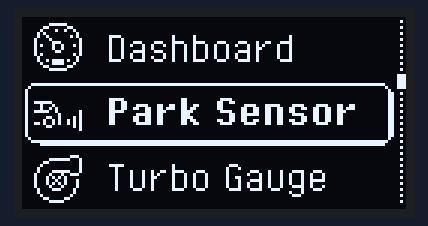
Bench run of a sketch on a simulated Arduino Uno, built with avr-gcc and run on an emulated ATmega328P. On the bench: 128×64 one-colour display.

Above: at 0.6 s.

The sketch:

OLED_Menu.ino
```cpp
#include "U8glib.h"

U8GLIB_SSD1306_128X64 u8g(U8G_I2C_OPT_DEV_0 | U8G_I2C_OPT_NO_ACK |U8G_I2C_OPT_FAST);

// 'New Project', 128x64px
const unsigned char epd_bitmap_New_Project [] PROGMEM = {
  0x00, 0x00, 0x00, 0x00, 0x00, 0x00, 0x00, 0x00, 0x00, 0x00, 0x00, 0x00, 0x00, 0x00, 0x00, 0x00,
  0x00, 0x00, 0x00, 0x00, 0x00, 0x00, 0x00, 0x00, 0x00, 0x00, 0x00, 0x00, 0x00, 0x00, 0x00, 0x02,
  0x00, 0x7e, 0x00, 0x00, 0x00, 0x00, 0x00, 0x00, 0x00, 0x00, 0x00, 0x00, 0x00, 0x00, 0x00, 0x00,
  0x01, 0x81, 0x80, 0x00, 0x00, 0x00, 0x00, 0x00, 0x00, 0x00, 0x00, 0x00, 0x00, 0x00, 0x00, 0x02,
  0x02, 0x12, 0x40, 0x00, 0x00, 0x00, 0x00, 0x00, 0x00, 0x00, 0x00, 0x00, 0x00, 0x00, 0x00, 0x00,
  0x05, 0x00, 0x20, 0x00, 0x00, 0x00, 0x00, 0x00, 0x00, 0x00, 0x00, 0x00, 0x00, 0x00, 0x00, 0x02,
  0x04, 0x80, 0xa0, 0x07, 0x80, 0x00, 0x20, 0x40, 0x00, 0x00, 0x00, 0x40, 0x00, 0x00, 0x00, 0x00,
  0x08, 0x40, 0x10, 0x04, 0x40, 0x00, 0x20, 0x40, 0x00, 0x00, 0x00, 0x40, 0x00, 0x00, 0x00, 0x02,
  0x08, 0x38, 0x10, 0x04, 0x47, 0x0e, 0x3c, 0x78, 0x70, 0xe2, 0x63, 0xc0, 0x00, 0x00, 0x00, 0x00,
  0x0a, 0x24, 0x50, 0x04, 0x48, 0x91, 0x22, 0x44, 0x89, 0x12, 0x84, 0x40, 0x00, 0x00, 0x00, 0x02,
  0x08, 0x24, 0x10, 0x04, 0x40, 0x90, 0x22, 0x44, 0x88, 0x13, 0x04, 0x40, 0x00, 0x00, 0x00, 0x00,
  0x08, 0x18, 0x10, 0x04, 0x47, 0x8e, 0x22, 0x44, 0x88, 0xf2, 0x04, 0x40, 0x00, 0x00, 0x00, 0x02,
  0x0a, 0x00, 0x50, 0x04, 0x48, 0x81, 0x22, 0x44, 0x89, 0x12, 0x04, 0x40, 0x00, 0x00, 0x00, 0x00,
  0x04, 0x00, 0x20, 0x04, 0x48, 0x91, 0x22, 0x44, 0x89, 0x12, 0x04, 0x40, 0x00, 0x00, 0x00, 0x02,
  0x04, 0xbd, 0x20, 0x07, 0x87, 0x8e, 0x22, 0x78, 0x70, 0xf2, 0x03, 0xc0, 0x00, 0x00, 0x00, 0x00,
  0x02, 0x3c, 0x40, 0x00, 0x00, 0x00, 0x00, 0x00, 0x00, 0x00, 0x00, 0x00, 0x00, 0x00, 0x00, 0x02,
  0x01, 0x81, 0x80, 0x00, 0x00, 0x00, 0x00, 0x00, 0x00, 0x00, 0x00, 0x00, 0x00, 0x00, 0x00, 0x00,
  0x00, 0x7e, 0x00, 0x00, 0x00, 0x00, 0x00, 0x00, 0x00, 0x00, 0x00, 0x00, 0x00, 0x00, 0x00, 0x02,
  0x00, 0x00, 0x00, 0x00, 0x00, 0x00, 0x00, 0x00, 0x00, 0x00, 0x00, 0x00, 0x00, 0x00, 0x00, 0x00,
  0x00, 0x00, 0x00, 0x00, 0x00, 0x00, 0x00, 0x00, 0x00, 0x00, 0x00, 0x00, 0x00, 0x00, 0x00, 0x07,
  0x00, 0x00, 0x00, 0x00, 0x00, 0x00, 0x00, 0x00, 0x00, 0x00, 0x00, 0x00, 0x00, 0x00, 0x00, 0x07,
  0x00, 0x00, 0x00, 0x00, 0x00, 0x00, 0x00, 0x00, 0x00, 0x00, 0x00, 0x00, 0x00, 0x00, 0x00, 0x07,
  0x1f, 0xff, 0xff, 0xff, 0xff, 0xff, 0xff, 0xff, 0xff, 0xff, 0xff, 0xff, 0xff, 0xff, 0xff, 0x87,
  0x20, 0x00, 0x00, 0x00, 0x00, 0x00, 0x00, 0x00, 0x00, 0x00, 0x00, 0x00, 0x00, 0x00, 0x00, 0x47,
  0x40, 0x00, 0x00, 0x00, 0x00, 0x00, 0x00, 0x00, 0x00, 0x00, 0x00, 0x00, 0x00, 0x00, 0x00, 0x20,
  0x40, 0x00, 0x00, 0x00, 0x00, 0x00, 0x00, 0x00, 0x00, 0x00, 0x00, 0x00, 0x00, 0x00, 0x00, 0x32,
  0x40, 0x00, 0x00, 0x00, 0x00, 0x00, 0x00, 0x00, 0x00, 0x00, 0x00, 0x00, 0x00, 0x00, 0x00, 0x30,
  0x40, 0x00, 0x00, 0x07, 0xc0, 0x00, 0x06, 0x00, 0x3c, 0x00, 0x00, 0x00, 0x00, 0x00, 0x00, 0x32,
  0x4f, 0xc0, 0x00, 0x06, 0x60, 0x00, 0x06, 0x00, 0x66, 0x00, 0x00, 0x00, 0x00, 0x00, 0x00, 0x30,
  0x42, 0x20, 0x00, 0x06, 0x63, 0xc6, 0x66, 0x60, 0x60, 0x3c, 0x7c, 0x3c, 0x3c, 0x66, 0x00, 0x32,
  0x42, 0x50, 0x00, 0x06, 0x66, 0x66, 0xe6, 0xc0, 0x60, 0x66, 0x66, 0x66, 0x66, 0x6e, 0x00, 0x30,
  0x4f, 0x90, 0x10, 0x07, 0xc0, 0x67, 0x07, 0x80, 0x3c, 0x66, 0x66, 0x60, 0x66, 0x70, 0x00, 0x32,
  0x40, 0x08, 0x10, 0x06, 0x03, 0xe6, 0x07, 0x00, 0x06, 0x7e, 0x66, 0x3c, 0x66, 0x60, 0x00, 0x30,
  0x40, 0xc8, 0x50, 0x06, 0x06, 0x66, 0x07, 0x80, 0x06, 0x60, 0x66, 0x06, 0x66, 0x60, 0x00, 0x32,
  0x41, 0x29, 0x50, 0x06, 0x06, 0x66, 0x06, 0xc0, 0x66, 0x66, 0x66, 0x66, 0x66, 0x60, 0x00, 0x30,
  0x4d, 0x29, 0x50, 0x06, 0x03, 0xe6, 0x06, 0x60, 0x3c, 0x3c, 0x66, 0x3c, 0x3c, 0x60, 0x00, 0x32,
  0x40, 0xc0, 0x50, 0x00, 0x00, 0x00, 0x00, 0x00, 0x00, 0x00, 0x00, 0x00, 0x00, 0x00, 0x00, 0x30,
  0x40, 0x00, 0x10, 0x00, 0x00, 0x00, 0x00, 0x00, 0x00, 0x00, 0x00, 0x00, 0x00, 0x00, 0x00, 0x32,
  0x40, 0x00, 0x00, 0x00, 0x00, 0x00, 0x00, 0x00, 0x00, 0x00, 0x00, 0x00, 0x00, 0x00, 0x00, 0x30,
  0x40, 0x00, 0x00, 0x00, 0x00, 0x00, 0x00, 0x00, 0x00, 0x00, 0x00, 0x00, 0x00, 0x00, 0x00, 0x32,
  0x20, 0x00, 0x00, 0x00, 0x00, 0x00, 0x00, 0x00, 0x00, 0x00, 0x00, 0x00, 0x00, 0x00, 0x00, 0x20,
  0x1f, 0xff, 0xff, 0xff, 0xff, 0xff, 0xff, 0xff, 0xff, 0xff, 0xff, 0xff, 0xff, 0xff, 0xff, 0xc2,
  0x03, 0xff, 0xff, 0xff, 0xff, 0xff, 0xff, 0xff, 0xff, 0xff, 0xff, 0xff, 0xff, 0xff, 0xff, 0x80,
  0x00, 0x00, 0x00, 0x00, 0x00, 0x00, 0x00, 0x00, 0x00, 0x00, 0x00, 0x00, 0x00, 0x00, 0x00, 0x02,
  0x00, 0x00, 0x00, 0x00, 0x00, 0x00, 0x00, 0x00, 0x00, 0x00, 0x00, 0x00, 0x00, 0x00, 0x00, 0x00,
  0x00, 0x00, 0x00, 0x00, 0x00, 0x00, 0x00, 0x00, 0x00, 0x00, 0x00, 0x00, 0x00, 0x00, 0x00, 0x02,
  0x00, 0x00, 0xe0, 0x00, 0x00, 0x00, 0x00, 0x00, 0x00, 0x00, 0x00, 0x00, 0x00, 0x00, 0x00, 0x00,
  0x00, 0x7f, 0x10, 0x00, 0x00, 0x00, 0x00, 0x00, 0x00, 0x00, 0x00, 0x00, 0x00, 0x00, 0x00, 0x02,
  0x01, 0x80, 0x10, 0x00, 0x00, 0x00, 0x00, 0x00, 0x00, 0x00, 0x00, 0x00, 0x00, 0x00, 0x00, 0x00,
  0x02, 0x00, 0x10, 0x07, 0xc0, 0x00, 0x20, 0x00, 0x07, 0x00, 0x00, 0x00, 0x00, 0x00, 0x00, 0x02,
  0x04, 0x00, 0x10, 0x01, 0x00, 0x00, 0x20, 0x00, 0x08, 0x80, 0x00, 0x00, 0x00, 0x00, 0x00, 0x00,
  0x04, 0x3f, 0x10, 0x01, 0x08, 0x93, 0x3c, 0x38, 0x08, 0x0e, 0x22, 0x3c, 0x70, 0x00, 0x00, 0x02,
  0x08, 0x44, 0xe0, 0x01, 0x08, 0x94, 0x22, 0x44, 0x08, 0x11, 0x22, 0x44, 0x88, 0x00, 0x00, 0x00,
  0x08, 0xaa, 0x00, 0x01, 0x08, 0x98, 0x22, 0x44, 0x09, 0x81, 0x22, 0x44, 0x88, 0x00, 0x00, 0x02,
  0x08, 0x92, 0x20, 0x01, 0x08, 0x90, 0x22, 0x44, 0x08, 0x8f, 0x22, 0x44, 0xf8, 0x00, 0x00, 0x00,
  0x08, 0xaa, 0x20, 0x01, 0x08, 0x90, 0x22, 0x44, 0x08, 0x91, 0x22, 0x44, 0x80, 0x00, 0x00, 0x02,
  0x08, 0x44, 0x20, 0x01, 0x08, 0x90, 0x22, 0x44, 0x08, 0x91, 0x22, 0x3c, 0x88, 0x00, 0x00, 0x00,
  0x04, 0x38, 0x40, 0x01, 0x07, 0x10, 0x3c, 0x38, 0x07, 0x8f, 0x1c, 0x04, 0x70, 0x00, 0x00, 0x02,
  0x04, 0x00, 0x40, 0x00, 0x00, 0x00, 0x00, 0x00, 0x00, 0x00, 0x00, 0x44, 0x00, 0x00, 0x00, 0x00,
  0x02, 0x00, 0x80, 0x00, 0x00, 0x00, 0x00, 0x00, 0x00, 0x00, 0x00, 0x38, 0x00, 0x00, 0x00, 0x02,
  0x01, 0x83, 0x00, 0x00, 0x00, 0x00, 0x00, 0x00, 0x00, 0x00, 0x00, 0x00, 0x00, 0x00, 0x00, 0x00,
  0x00, 0x7c, 0x00, 0x00, 0x00, 0x00, 0x00, 0x00, 0x00, 0x00, 0x00, 0x00, 0x00, 0x00, 0x00, 0x02,
  0x00, 0x00, 0x00, 0x00, 0x00, 0x00, 0x00, 0x00, 0x00, 0x00, 0x00, 0x00, 0x00, 0x00, 0x00, 0x00,
  0x00, 0x00, 0x00, 0x00, 0x00, 0x00, 0x00, 0x00, 0x00, 0x00, 0x00, 0x00, 0x00, 0x00, 0x00, 0x00
};

// Array of all bitmaps for convenience. (Total bytes used to store images in PROGMEM = 1040)
const int epd_bitmap_allArray_LEN = 1;
const unsigned char* epd_bitmap_allArray[1] = {
  epd_bitmap_New_Project
};


void setup() {
 u8g.setFont(u8g_font_tpssb);
 u8g.setColorIndex(1);

}

void loop() {
  u8g.firstPage();
  do {
    u8g.drawBitmapP(0,0,128/8,64, epd_bitmap_New_Project);
  } while (u8g.nextPage());
}
```
